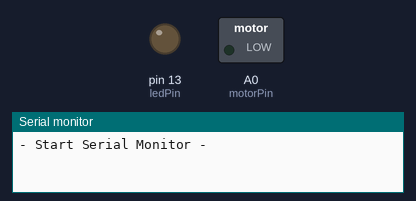
Recording of a sketch running on a simulated Arduino Uno, built with avr-gcc and run on an emulated ATmega328P. Shown: switched loads named in the sketch (green lamp = pin HIGH), output pins drawn as LEDs (lit = HIGH), the last lines printed to the serial monitor.

Above: at 2.5 s.
At 5.5 s:
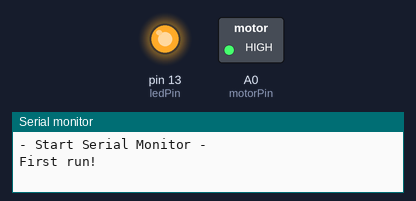
Timing chart, 0 to 8.0 s (numbered marks = the images above):
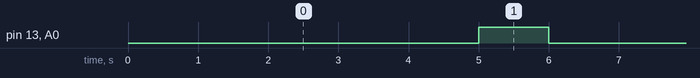

The sketch:

ArduinoPlantWatering.ino
```cpp
/*
 * Code by: Sergio Carrilho
 * Date modified: 10/19/2018
 * https://github.com/scarrilho/ArduinoProjects
 * Tutorial page: https://sergiocarrilho.com/2018/09/22/automatic-plant-watering-system-with-arduino/
 *
 * The Arduino drives one mini-pump to automatically water one vase, based on a timer.
 */

/* Constants */
const unsigned long SECOND = 1000; //1sec is 1000ms
const unsigned long MINUTE = 60*SECOND;
const unsigned long HOUR = 60*MINUTE;
const unsigned long DAY = 24*HOUR;

/* Drive mini pump for plant water feeding */
int motorPin = A0;    // Pump pin
int ledPin = 13;      // LED pin
int waterTime = 1*SECOND;    // Watering duration
int waittime = 3*DAY;  // Waiting time between watering intervals

int timesRan = 0;     // For logging purposes

void setup() {

  pinMode(motorPin, OUTPUT); // A0 will switch the transistor
  pinMode(ledPin, OUTPUT);   // set pin 13 to an output so we can use it to turn on the LED
  Serial.begin(9600);        // start serial

  Serial.println("- Start Serial Monitor -"); // For logging purposes
}

void loop() {

  /* First time only */
  if(timesRan == 0)
  {
    delay(5000); // delay 5s first time it starts
    Serial.println("First run!");
  }

  /* Usual operation */
  digitalWrite(motorPin, HIGH); // Turn pump on
  digitalWrite(ledPin, HIGH); // turn on the built-in LED
  delay(waterTime);        // Pump active time

  digitalWrite(ledPin, LOW); // turn off the built-in LED
  digitalWrite(motorPin, LOW);  // Turn pump off

  /* Track number of times it ran */
  timesRan++;
  logEvents(timesRan);

  /* Wait until next watering */
  delay(waittime);        // Delay between watering period

}

void logEvents(int numbTimes)
{
  Serial.println("Times ran: ");
  Serial.print(timesRan);
  Serial.println(); //End the line
}
```

Measured:
- by itself, pin 13 (ledPin), A0 (motorPin): alternates HIGH for 1.0 s and LOW for 5.1 s
